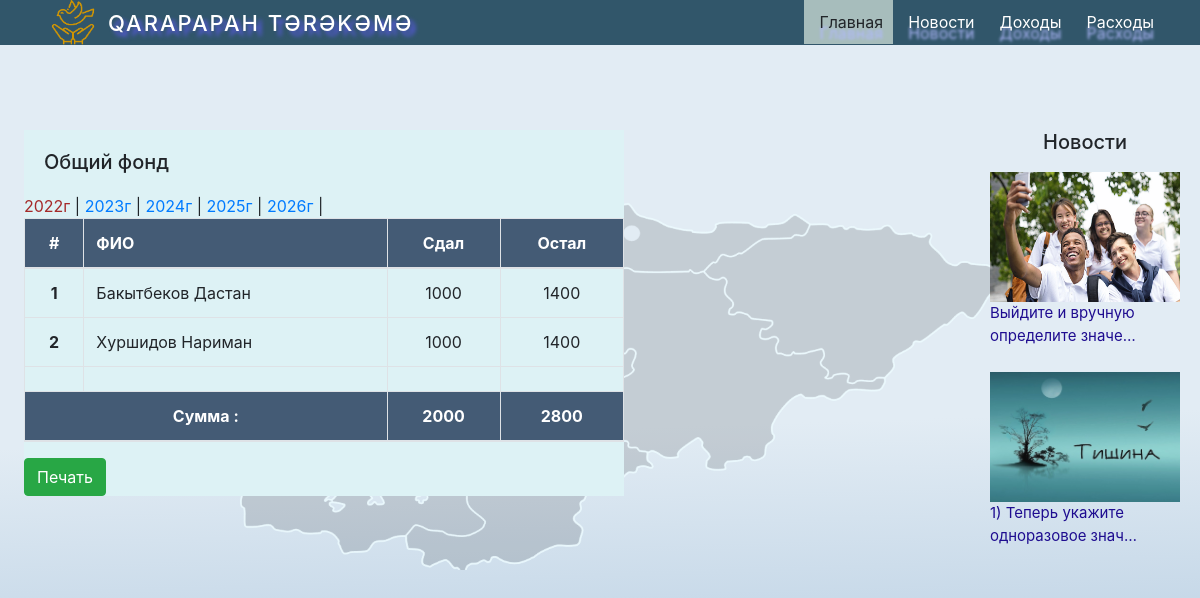
The page / on the database its author committed.
### main/models.py (models this page shows, shortened)
class Article(models.Model):
    name = models.ForeignKey(People, on_delete = models.CASCADE, verbose_name = "ФИО ")
    sdal = models.IntegerField(verbose_name = "Сдал ")
    ostatok = models.IntegerField(verbose_name = "Остаток ",default=2400)
    date = models.DateField(verbose_name = "Дата ",default = datetime.now(), blank = True)
    class Meta:
        verbose_name = "Общий фонд"
        verbose_name_plural = "Общий фонд "

class People(models.Model):
    name = models.CharField(max_length = 120, verbose_name = "ФИО ")
    def __str__(self):
        return self.name
    class Meta:
        verbose_name = "Члены фонда  "
        verbose_name_plural = "Члены фонда (ФИО)  "

class Novosti(models.Model):
    date_time = models.DateTimeField('Дата публикации')
    title = models.CharField('Заголовок ', default=" ",max_length = 200)
    text = models.TextField('Текст')
    image0 = models.ImageField('Фото 1', null=True, blank=True,  upload_to='novost_file')
    image1 = models.ImageField('Фото 2', null=True, blank=True,  upload_to='novost_file')
    image2 = models.ImageField('Фото 3', null=True, blank=True,  upload_to='novost_file')
    image3 = models.ImageField('Фото 4', null=True, blank=True,  upload_to='novost_file')
    image4 = models.ImageField('Фото 5', null=True, blank=True,  upload_to='novost_file')
    image5 = models.ImageField('Фото 6', null=True, blank=True,  upload_to='novost_file')
    image6 = models.ImageField('Фото 7', null=True, blank=True,  upload_to='novost_file')
    image7 = models.ImageField('Фото 8', null=True, blank=True,  upload_to='novost_file')
    image8 = models.ImageField('Фото 9', null=True, blank=True,  upload_to='novost_file')
    image9 = models.ImageField('Фото 10', null=True, blank=True,  upload_to='novost_file')
    class Meta:
        verbose_name = "Новости "
        verbose_name_plural = "Новости "

### main/views.py (the view)
# urls.py: path('', views.index, name='index'),
def index(request):
    articles = models.Article.objects.all().update(ostatok = 2400 - F('sdal'))
    articles = models.Article.objects.filter(date__year='2022')
    s = 0
    o = 0
    for i in articles:
        s = s + i.sdal
        o = o + i.ostatok
        ind =+1
    summ = s
    ost = o
    novosts = models.Novosti.objects.order_by('-date_time')[:3]
    context = {
        'articles': articles,
        'summ' : summ,
        'ost' : ost,
        's' : s,
        'novosts' : novosts,
    }
    return render(request, 'main/index.html', context)

### main/templates/main/index.html (shortened to what this page needs)
{% extends "main/wrapper.html" %}
{% block content %}
{% load static %}
<div class="main_left" style="background-color: rgb(221, 242, 245);">
    <h5>Общий фонд</h5>
    <a class=" {% if request.get_full_path == '/' %}active_year{% endif %}" href="{% url 'index'  %}">2022г</a> |
    <a class=" {% if request.get_full_path == '/2023' %}active_year{% endif %}" href="{% url 'index3' 2023 %}">2023г</a> |
    <a class=" {% if request.get_full_path == '/2024' %}active_year{% endif %}" href="{% url 'index3' 2024 %}">2024г</a> |
    <a class=" {% if request.get_full_path == '/2025' %}active_year{% endif %}" href="{% url 'index3' 2025 %}">2025г</a> |
    <a class=" {% if request.get_full_path == '/2026' %}active_year{% endif %}" href="{% url 'index3' 2026 %}">2026г</a> |
    <table class="table table-bordered ">
    <thead class="" style="background-color: #445b75;color:white;">
      <tr >
        <th scope="col" style="text-align: center;">#</th>
        <th scope="col">ФИО</th>
        <th scope="col" style="text-align: center;">Сдал</th>
        <th scope="col" style="text-align: center;">Остал</th>
      </tr>
    </thead>
    <tbody>
      {% for val in articles %}
        <tr class="table_list">
            <th scope="row" style="text-align: center;">{{ forloop.counter }}</th>
            <td>{{val.name}}</td>
            <td style="text-align: center;">{{val.sdal}}</td>
            <td style="text-align: center;">{{val.ostatok}}</td>
        </tr>
      {% endfor %}
      <tr>
        <th scope="row"></th>
        <td> </td>
        <td></td>
        <td></td>
    </tr>
    <thead style="background-color: #445b75;color:white;">
      <tr  class="table_list " >
          <th scope="row" colspan="2" style="text-align: center;">Сумма :</th>
          <th style="text-align: center;">{{ summ }}</th>
          <th style="text-align: center;">{{ ost }}</th>
      </tr>
    </thead>
    </tbody>
  </table>
  <button class="btn btn-success" id="print_window" onclick="window.print()">Печать</button>
</div>
<div class="main_right">
    <div class="reclama">
        <h5>Новости</h5>
        {% for novost in novosts %}
        {% if novost.image0 %}
            <div class="reclama_item ">
              <a href="{% url 'novosti' %}" style="text-decoration: none; color:rgb(21, 0, 139)">
                <img src="{{ novost.image0.url }}">
                <p>{{ novost.text|truncatechars:35 }}</p>
              </a>
            </div>
            {% endif %}
        {% endfor %}
    </div>
</div>
{% endblock %}

### main/templates/main/wrapper.html (shortened to what this page needs)
<!DOCTYPE html>
<html lang="en">
<head>
    {% load static %}
    <link rel="stylesheet" href ="{% static 'css/style.css' %}">
    <link rel = "stylesheet" href ="{% static 'css/bootstrap.min.css' %}" type="text/css">
</head>
<body >
    <img src="{% static 'main/img/fon.svg' %}" id="fon_img">
    <nav>
        <div class="nav_left">
            <img   class="papah" src="{% static 'main/img/icon_pt.png' %}" >
            <h4>Qarapapah tərəkəmə</h4>
        </div>
        <div class="nav_right">
            <a class="nav_list_item {% if request.get_full_path == '/'  %} active {% endif %} " href="{% url 'index' %}">Главная</a>
            <a class="nav_list_item {% if request.get_full_path == '/novosti/'  %} active {% endif %}" href="{% url 'novosti' %}">Новости</a>
            <a class="nav_list_item {% if request.get_full_path == '/dohod/'  %} active {% endif %}" href="{% url 'dohod' %}">Доходы</a>
            <a class="nav_list_item {% if request.get_full_path == '/rashods/'  %} active {% endif %}" href="{% url 'rashods' %}">Расходы</a>
        </div>
    </nav>
    {% block content %}
    {% endblock %}
</body>
</html>

### main/static/css/style.css (style rules this page uses)
html, body { margin: 0; padding: 0; }
body { background: linear-gradient(178.14deg, #E2ECF4 53.45%, #6f9ac3 148.84%); background-attachment: fixed; width: 100%; min-height: 100vh; }
#fon_img { position: fixed; width: 65%; top: 200px; left: 20%; z-index: -9999; }
nav { width: 100%; overflow: hidden; background-color: #31566a; color: white; position: fixed; top: 0; z-index: 9999; }
nav .nav_left { float: left; text-align: center; margin: 0 0 0 4%; float: left; }
nav .nav_left img { width: 50px; height: 45px; margin-right:10px; }
nav .nav_left h4 { font-size: 22px; text-transform: uppercase; letter-spacing: 2px; float: right; padding-top:10px; text-shadow: 5px 5px 4px rgb(87, 89, 221); }
nav .nav_right { float: right; display: flex; margin-right:3%; }
nav .nav_right a { color: white; text-decoration: none; font-size: 16px; padding: 10px 10px 10px 15px; transition: all 0.3s; text-shadow: 0px 11px 3px rgb(178, 186, 255); }
nav .nav_right .active { background-color: #a7bdbc; color: #212529; transition: all 0.3s; }
.main_left { position: relative; top:130px; left: 2%; width: 50%; float: left; }
.main_left .table_list { transition: all 0.3s; }
.main_left h5 { margin: 0 0 20px 10px; padding:20px 0 0 10px; font-size:20px; }
.main_right { position: relative; margin-left: 4%; top: 130px; right:15px; display: flex; justify-content: end; }
.main_right .reclama .reclama_item { width: 200px; height: 190px; transition: all 0.3s; opacity: 0.95; margin-bottom:10px; padding:10px 5px 50px 5px; overflow:hidden; }
.main_right .reclama h5 { font-size: 20px; text-align: center; }
.main_right .reclama .reclama_item img { width: 100%; height: 100%; transition: all 0.3s; }
.main_right .reclama .reclama_item a p { font-size: 15px; }

### main/templates/main/index.html (style rules this page uses)
.active_year { color: brown; }

### rows shown on the page
Article: name "Бакытбеков Дастан", sdal "1000", ostatok "1400"
Article: name "Хуршидов Нариман", sdal "1000", ostatok "1400"
Novosti: image0 (picture), text "Выйдите и вручную определите значе…"
Novosti: image0 (picture), text "1) Теперь укажите одноразовое знач…"

### other values the page prints
{{ summ }} "2000"
{{ ost }} "2800"
